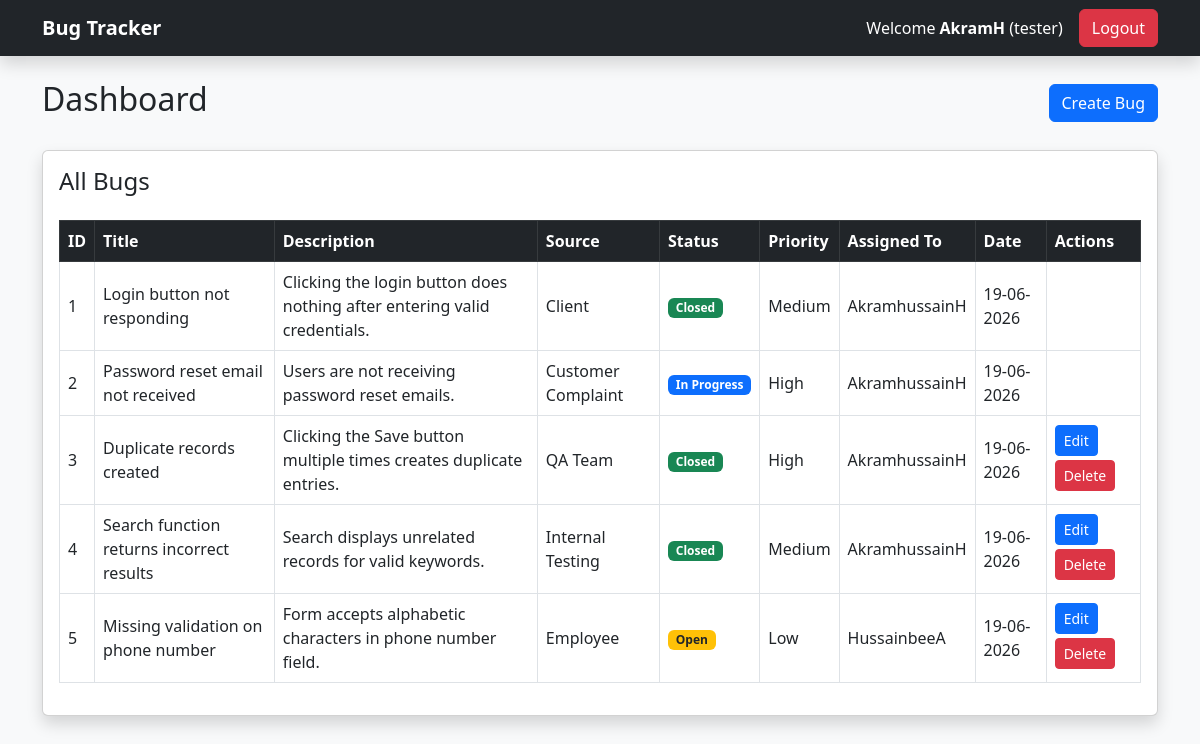
Page /dashboard (signed in) on the committed database.
### models.py (models this page shows)
class Bug(db.Model):
    __tablename__ = "bug"
    id = db.Column(db.Integer, primary_key=True)
    title = db.Column(db.String(200), nullable=False)
    description = db.Column(db.Text, nullable=False)
    priority = db.Column(db.String(50))
    bug_source = db.Column(db.String(100))
    status = db.Column(db.String(50), default="Open")
    created_by_id = db.Column(
        db.Integer,
        db.ForeignKey("user.id")
    )
    assigned_to_id = db.Column(
        db.Integer,
        db.ForeignKey("user.id")
    )
    assigned_to = db.relationship(
    "User",
    foreign_keys=[assigned_to_id]
)
    created_at = db.Column(
        db.DateTime,
        default=datetime.utcnow
    )
    comments = db.relationship(
        "Comment",
        backref="bug",
        lazy=True,
        cascade="all, delete-orphan"
    )

class User(db.Model):
    __tablename__ = "user"
    id = db.Column(db.Integer, primary_key=True)
    username = db.Column(db.String(100), unique=True, nullable=False)
    email = db.Column(db.String(100), unique=True, nullable=False)
    password = db.Column(db.String(255), nullable=False)
    role = db.Column(db.String(50), nullable=False)

### app.py (the view)
@app.route("/dashboard")
def dashboard():
    if "user_id" not in session:
        return redirect("/login")
    role = session["role"].lower()
    if role == "admin":
        bugs = Bug.query.all()
    elif role == "tester":
        bugs = []
        for bug in Bug.query.all():
            if bug.status != "Deleted":
                bugs.append(bug)
            elif bug.created_by_id == session["user_id"]:
                bugs.append(bug)
    else:
        bugs = Bug.query.filter(
            Bug.status != "Deleted"
        ).all()
    developers = User.query.filter(
        User.role.ilike("developer")
    ).all()
    total_bugs = Bug.query.filter(
        Bug.status != "Deleted"
    ).count()
    open_bugs = Bug.query.filter_by(
        status="Open"
    ).count()
    in_progress_bugs = Bug.query.filter_by(
        status="In Progress"
    ).count()
    resolved_bugs = Bug.query.filter_by(
        status="Resolved"
    ).count()
    closed_bugs = Bug.query.filter_by(
        status="Closed"
    ).count()
    deleted_bugs = Bug.query.filter_by(
        status="Deleted"
    ).count()
    return render_template(
        "dashboard.html",
        bugs=bugs,
        developers=developers,
        total_bugs=total_bugs,
        open_bugs=open_bugs,
        in_progress_bugs=in_progress_bugs,
        resolved_bugs=resolved_bugs,
        closed_bugs=closed_bugs,
        deleted_bugs=deleted_bugs
    )

### templates/dashboard.html (shortened to what this page needs)
{% extends 'base.html' %}
{% block content %}
<div class="d-flex justify-content-between align-items-center mb-4">
<h2>Dashboard</h2>
{% if session['role']|lower in ['tester', 'admin'] %}
<a href="/create_bug" class="btn btn-primary">
    Create Bug
</a>
{% endif %}
</div>
<div class="card shadow">
<div class="card-body">
    <h4 class="mb-4">All Bugs</h4>
    <table class="table table-bordered table-hover align-middle">
        <thead class="table-dark">
            <tr>
                <th>ID</th>
                <th>Title</th>
                <th>Description</th>
                <th>Source</th>
                <th>Status</th>
                <th>Priority</th>
                <th>Assigned To</th>
                <th>Date</th>
                <th>Actions</th>
            </tr>
        </thead>
        <tbody>
            {% for bug in bugs %}
            <tr>
                <td>{{ loop.index }}</td>
                <td>{{ bug.title }}</td>
                <td>
    {{ bug.description }}
</td>
                <td>{{ bug.bug_source }}</td>
                <td>
                    {% if bug.status|lower == 'open' %}
<span class="badge bg-warning text-dark">
    Open
</span>
{% elif bug.status|lower == 'in progress' %}
<span class="badge bg-primary">
    In Progress
</span>
{% elif bug.status|lower == 'resolved' %}
<span class="badge bg-info text-dark">
    Resolved
</span>
{% elif bug.status|lower == 'closed' %}
<span class="badge bg-success">
    Closed
</span>
{% elif bug.status|lower == 'deleted' %}
<span class="badge bg-danger">
    Deleted
</span>
{% endif %}
                </td>
                <td>{{ bug.priority }}</td>
                <td>
                    {% if bug.assigned_to %}
                        {{ bug.assigned_to.username }}
                    {% else %}
                        Not Assigned
                    {% endif %}
                </td>
                <td>
                    {{ bug.created_at.strftime('%d-%m-%Y') }}
                </td>
                <td>
                    {% set role = session['role']|lower %}
                   {% if role == 'tester' %}
    {% if bug.created_by_id == session['user_id'] %}
    <a href="/edit_bug/{{ bug.id }}"
       class="btn btn-primary btn-sm mb-1">
        Edit
    </a>
    <a href="/delete_bug/{{ bug.id }}"
       class="btn btn-danger btn-sm mb-1">
        Delete
    </a>
    {% endif %}
{% endif %}
                </td>
            </tr>
            {% endfor %}
        </tbody>
    </table>
</div>
</div>
{% endblock %}

### rows in the picture
Bug: title "Login button not responding", description "Clicking the login button does nothing after entering valid credentials.", bug_source "Client", status "Closed", priority "Medium", assigned_to.username "AkramhussainH", created_at "19-06-2026"
Bug: title "Password reset email not received", description "Users are not receiving password reset emails.", bug_source "Customer Complaint", status "In Progress", priority "High", assigned_to.username "AkramhussainH", created_at "19-06-2026"
Bug: title "Duplicate records created", description "Clicking the Save button multiple times creates duplicate entries.", bug_source "QA Team", status "Closed", priority "High", assigned_to.username "AkramhussainH", created_at "19-06-2026"
Bug: title "Search function returns incorrect results", description "Search displays unrelated records for valid keywords.", bug_source "Internal Testing", status "Closed", priority "Medium", assigned_to.username "AkramhussainH", created_at "19-06-2026"
Bug: title "Missing validation on phone number", description "Form accepts alphabetic characters in phone number field.", bug_source "Employee", status "Open", priority "Low", assigned_to.username "HussainbeeA", created_at "19-06-2026"

### other values in the picture
{{ session['username'] }} "AkramH"
{{ session['role'] }} "tester"
